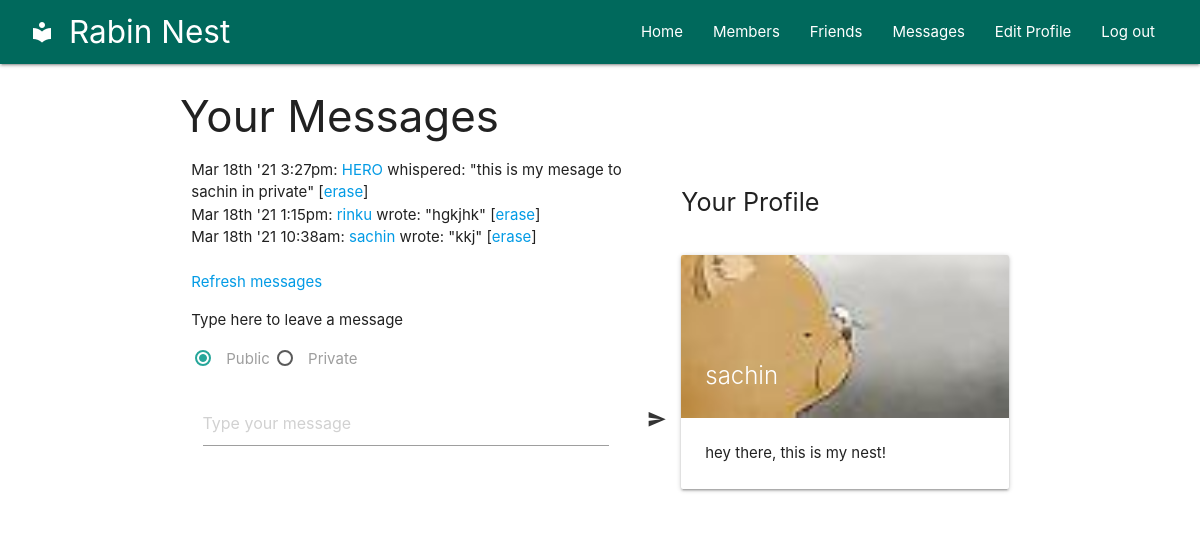
Page /messages.php (signed in) on the committed database.
### tables this page shows
CREATE TABLE `messages` (
  `id` int(10) UNSIGNED NOT NULL,
  `auth` varchar(16) DEFAULT NULL,
  `recip` varchar(16) DEFAULT NULL,
  `pm` char(1) DEFAULT NULL,
  `time` int(10) UNSIGNED DEFAULT NULL,
  `message` varchar(4096) DEFAULT NULL
);

CREATE TABLE `profiles` (
  `user` varchar(16) DEFAULT NULL,
  `text` varchar(4096) DEFAULT NULL
);

### messages.php (the view, shortened to what this page needs)
<?php
    require_once 'header.php';
    if (isset($_GET['view']))
        $view = sanitizeString($_GET['view']);
    else $view = $user;
    if ($view != "") {
        if ($view == $user) $name1 = $name2 = "Your";
        else {
            $name1 = "<a href='members.php?view=$view'>$view</a>'s";
            $name2 = "$view's";
        }
        echo "<h3>$name1 Messages</h3>";
echo <<<_END
<div class="row">
    <div class="col m7 s12">
_END;
        $query = "SELECT * FROM messages WHERE recip='$view' ORDER BY time DESC";
        $result = queryMysql($query);
        $num = $result->num_rows;
        for ($j = 0 ; $j < $num ; ++$j) {
            $row = $result->fetch_array(MYSQLI_ASSOC);
            if ($row['pm'] == 0 || $row['auth'] == $user ||
            $row['recip'] == $user) {
                echo date('M jS \'y g:ia:', $row['time']);
                echo " <a href='messages.php?view=" . $row['auth'] .
                "'>" . $row['auth']. "</a> ";
                if ($row['pm'] == 0)
                echo "wrote: &quot;" . $row['message'] . "&quot; ";
                else
                echo "whispered: <span class='whisper'>&quot;" .
                $row['message']. "&quot;</span> ";
                if ($row['recip'] == $user)
                echo "[<a href='messages.php?view=$view" .
                "&erase=" . $row['id'] . "'>erase</a>]";
                echo "<br>";
            }
        }
    }
    echo "<br><a data-role='button'
    href='messages.php?view=$view'>Refresh messages</a>";
echo <<<_END1
        <form method='post' action='messages.php?view=$view'>
            <p>Type here to leave a message</p>
            <p><label>
                    <input type="radio" class="with-gap" name='pm' id='public' value='0' checked />
                    <span>Public</span>
                </label>
                <label>
                    <input type="radio" class="with-gap" name='pm' id='private' value='1' />
                    <span>Private</span>
                </label>
            </p>
            <div class="row">
                <div class="input-field col s12">
                    <div class='col s11'>
                        <textarea id="textarea1" class="materialize-textarea" name='text' placeholder="Type your message" data-length="4096" focus></textarea>
                    </div>
                    <div class='col s1'>
                        <button type="submit" class="waves-effect btn-flat"><i class="material-icons">send</i></button>
                    </div>
                </div>
            </div>
        </form><br>
    </div>
    <div class="col m5 s12">
        <p class="flow-text">Your Profile</p>
_END1;
        showProfile($view);
echo <<<_END2
    </div>
</div>
_END2;
?>
 </div><br>
 </body>
</html>

### functions.php (shortened to what this page needs)
<?php
    $dbhost = 'localhost';
    $dbname = 'rabinNest';
    $dbuser = 'root';
    $dbpass = '';
    $connection = new mysqli($dbhost,$dbuser,$dbpass,$dbname);
    function queryMysql($query) {
        global $connection;
        $result = $connection->query($query);
        return $result;
    }
    function showProfile($user) {
        $image = "static/profiles/defaultjpg.jpg";
        if (file_exists("static/profiles/$user.jpg"))
        $image = "static/profiles/$user.jpg";
        $bio = '';
        $result = queryMysql("SELECT * FROM profiles WHERE user='$user'");
        if ($result->num_rows) {
            $row = $result->fetch_array(MYSQLI_ASSOC);
            $bio = $row['text'];
        }
echo <<<_PROFILE
<div class="row">
    <div class="col s12">
        <div class="card">
            <div class="card-image">
            <img src="$image">
            <span class="card-title">$user</span>
            </div>
            <div class="card-content">
            <p>$bio</p>
            </div>
        </div>
    </div>
</div>
_PROFILE;
    }
?>

### style.css (style rules this page uses)
body { display: flex; min-height: 100vh; flex-direction: column; }

### rows in the picture
messages: time "Mar 18th '21 3:27pm:", auth "HERO", message "this is my mesage to sachin in private"
messages: time "Mar 18th '21 1:15pm:", auth "rinku", message "hgkjhk"
messages: time "Mar 18th '21 10:38am:", auth "sachin", message "kkj"
profiles: text "hey there, this is my nest!"

### other values in the picture
$name1 "Your"
$user "sachin"
